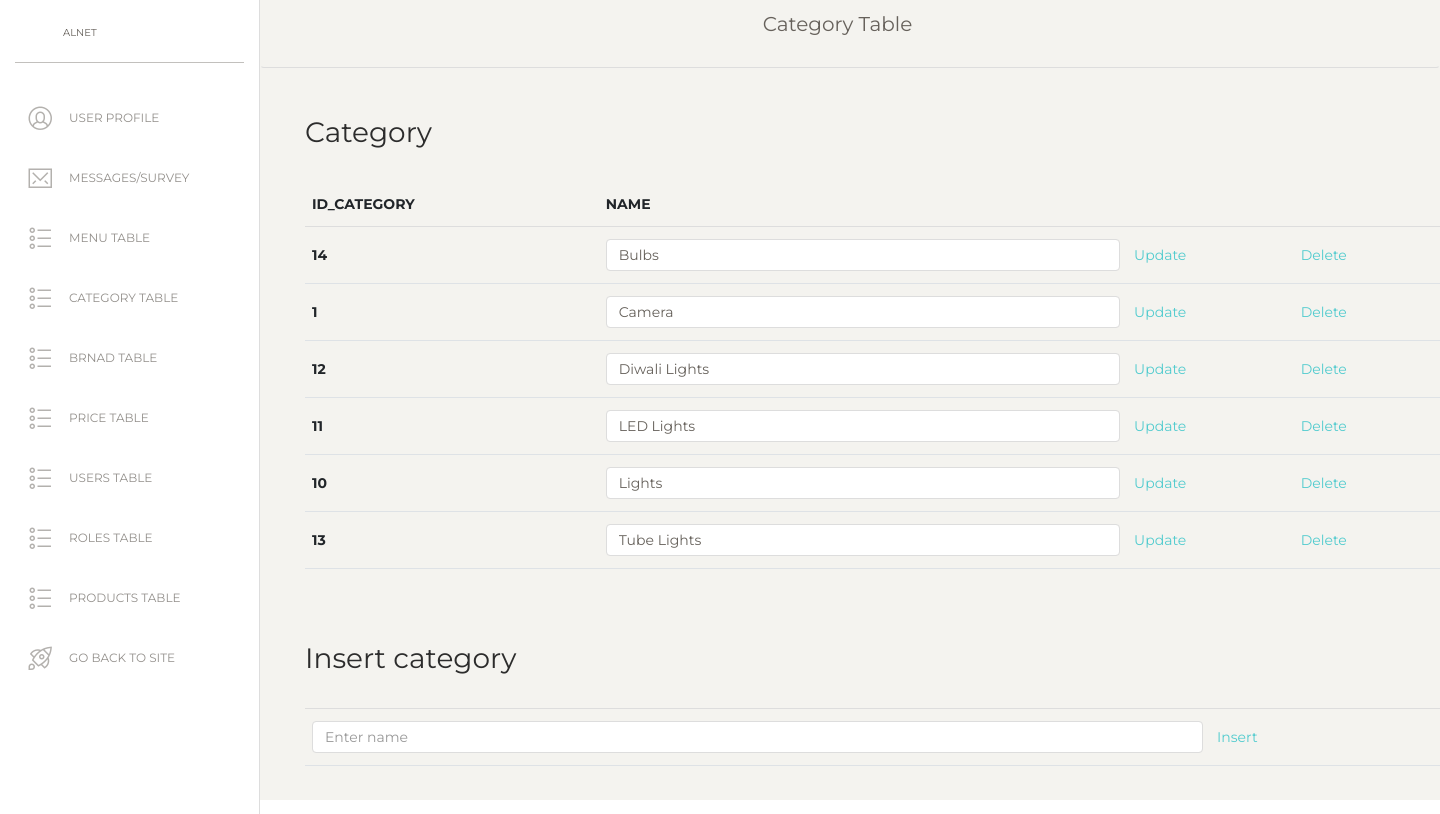
/categoryTable.php (signed in), run on the app's committed database.
### tables this page shows
CREATE TABLE `category` (
  `id_category` int(50) NOT NULL,
  `name_category` varchar(50) NOT NULL
);

### categoryTable.php (the view, shortened to what this page needs)
<?php
  $user = $_SESSION['user'];
    if(!isset($_SESSION['user'])){
    header("location: models/404.php?notFound");
  }
    else if($user->id_role!=1){
    header("location: models/404.php?notFound");
  }
    else{
  include "includes/headAdmin.php";
  include "includes/headerAdmin.php";
  include "config/connection.php";
  function getAllFromTabel($nameTabel){
    global $conn;
    try{
        $query="SELECT * FROM $nameTabel";
        $result=$conn->query($query)->fetchAll();
        return $result;
    }
    catch(PDOException $e){
        $message="Server error";
    }
}
  $category=getAllFromTabel("category");
?>
  <div class="main-panel" style="height: 100vh;">
      <nav class="navbar navbar-expand-lg navbar-absolute fixed-top navbar-transparent">
        <div class="container-fluid">
          <div class="navbar-wrapper">
            <a class="navbar-brand" href="adminPanel.php">Category Table</a>
          </div>
        </div>
      </nav>
    <div class="content">
        <div class="container">
            <div class="row">
      <div class="col-md-12">
        <h3>Category</h3>
        <div id="category">
            <table class="table">
              <thead>
                <tr>
                  <th scope="col">id_category</th>
                  <th scope="col">name</th>
                </tr>
              </thead>
              <tbody>
              <?php
                foreach($category as $c):
              ?>
                <tr>
                  <th scope="row"><?=$c->id_category?></th>
                  <td><input type="text" id="nameCategory<?=$c->id_category?>" class="form-control" value="<?=$c->name_category?>"></td>
                  <td><a href="#" data-id="<?=$c->id_category?>" class="updateCategory">Update</a></td>
                  <td><a href="#" data-id="<?=$c->id_category?>" class="deleteCategory">Delete</a></td>
                </tr>
              <?php
                endforeach;
              ?>
            </tbody>
            </table>
          </div>
          </div>
		    </div>
      <div class="row">
      <div class="col-md-12 mt-5">
      <table class="table">
            <h3>Insert category</h3>
              <tbody>
                <tr>
                  <td><input type="text" id="nameCategory" class="form-control" placeholder="Enter name"></td>
                  <td><a href="#" id="insertCategory">Insert</a></td>
                </tr>
              </tbody>
      </table>
		  </div>
      </div>
		</div>
    </div>
<?php
  }
  include "includes/footerAdmin.php";
?>

### data on the page
category: id_category "14", name_category "Bulbs"
category: id_category "1", name_category "Camera"
category: id_category "12", name_category "Diwali Lights"
category: id_category "11", name_category "LED Lights"
category: id_category "10", name_category "Lights"
category: id_category "13", name_category "Tube Lights"
